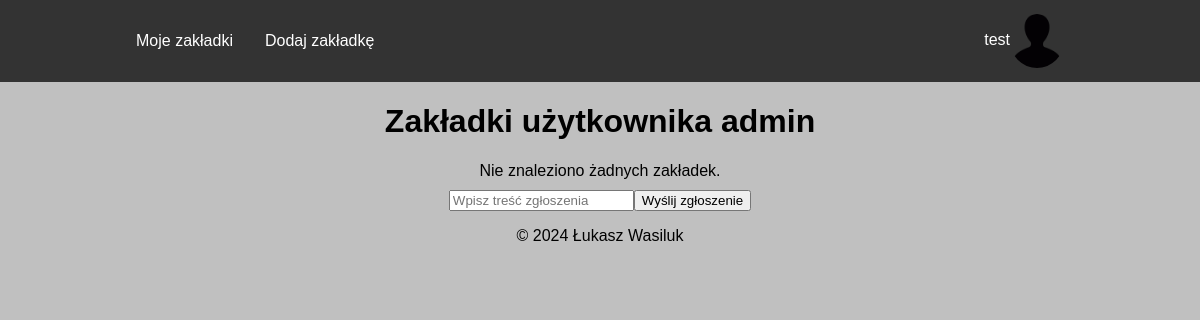
The app's page /friendBookmarks.php?idZnajomego=4&login=admin&page=2 (signed in), older data.
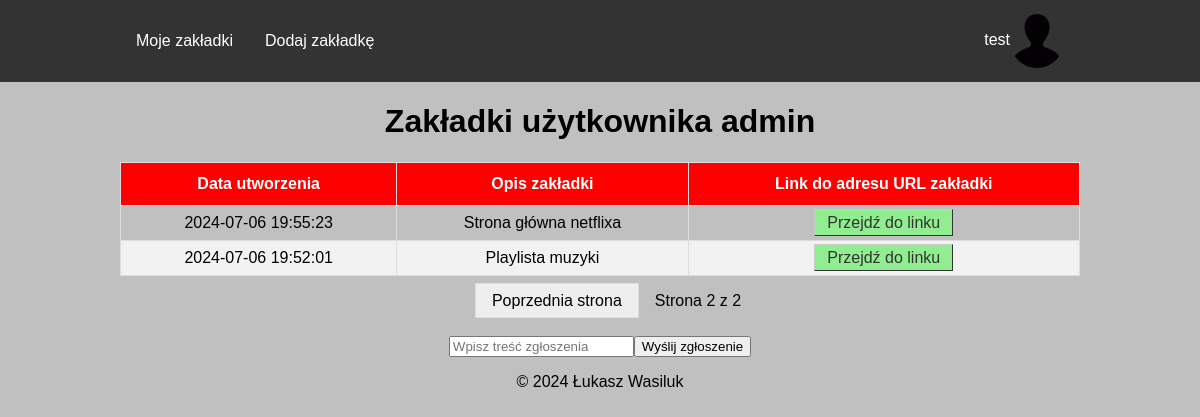
The same page, newer data.
### tables this page shows
CREATE TABLE `zakladki` (
  `id` int(10) UNSIGNED NOT NULL,
  `idUzytkownika` int(10) UNSIGNED NOT NULL,
  `idKategorii` int(10) UNSIGNED NOT NULL,
  `url` text NOT NULL,
  `opis` text NOT NULL,
  `dataUtworzenia` timestamp NOT NULL DEFAULT current_timestamp()
);

### friendBookmarks.php (the view, shortened to what this page needs)
<!DOCTYPE html>
<html lang="en">
<head>
    <link rel="stylesheet" href="./Styles/styles.css">
</head>
<body>
    <?php
    require("menu.php");
    ?>
    <main class="text-center">
        <h1>Zakładki użytkownika <?= $_GET["login"] ?></h1>
        <div class="center-80">
            <?php
            $sql = "SELECT id, url, opis, dataUtworzenia FROM zakladki WHERE idUzytkownika = {$_GET['idZnajomego']}";
            $sql .= " ORDER BY dataUtworzenia DESC";
            if (isset($_GET["page"])) {
                $page  = $_GET["page"];
            } else {
                $page = 1;
            }
            $limit = 5;
            $page_index = ($page - 1) * $limit;
            $sqlToCountRecords = str_replace("id, url, opis", "count(*)", $sql);
            $sql .= " LIMIT $page_index, $limit";
            $result = $conn->query($sql);
            if ($result->num_rows > 0) {
                echo "<table>";
                echo "<thead>";
                echo "<th>Data utworzenia</th>";
                echo "<th>Opis zakładki</th>";
                echo "<th>Link do adresu URL zakładki</th>";
                echo "<tbody>";
                while ($row = $result->fetch_assoc()) {
                    echo "<tr>";
                    echo "<td>{$row['dataUtworzenia']}</td>";
                    echo "<td>{$row['opis']}</td>";
                    echo "<td><a href={$row['url']} target='_blank' class='button success-btn'>Przejdź do linku</a></td>";
                    echo "</tr>";
                }
                echo "</tbody>";
                echo "</table>";
                $result = $conn->query($sqlToCountRecords);
                $numberOfRecords = $result->fetch_row()[0];
                $total_pages = ceil($numberOfRecords / $limit);
                $params = $_GET;
                echo "<div class='pagination'>";
                if ($page >= 2) {
                    $params['page'] = ($page - 1);
                    $new_query_string = http_build_query($params);
                    echo "<a class='button' href='friendBookmarks.php?" . $new_query_string . "'>Poprzednia strona</a>";
                }
                echo "Strona $page z $total_pages";
            } else {
                echo "Nie znaleziono żadnych zakładek.";
            }
            echo "</div>";
            ?>
        </div>
    </main>
    <?php
    require("footer.php");
    ?>
</body>
</html>

Row changes from the older to the newer data that the page shows:
now on this page (row edited): zakladki: dataUtworzenia "2024-07-06 19:55:23", opis "Strona główna netflixa"
added zakladki: dataUtworzenia "2024-07-06 19:52:01", opis "Playlista muzyki"
Text that changed along with them:
$page: (not shown) → "2"
$total_pages: (not shown) → "2"
text no longer shown: "Nie znaleziono żadnych zakładek."
text now shown: "Data utworzenia Opis zakładki Link do adresu URL zakładki Poprzednia strona Strona z"
